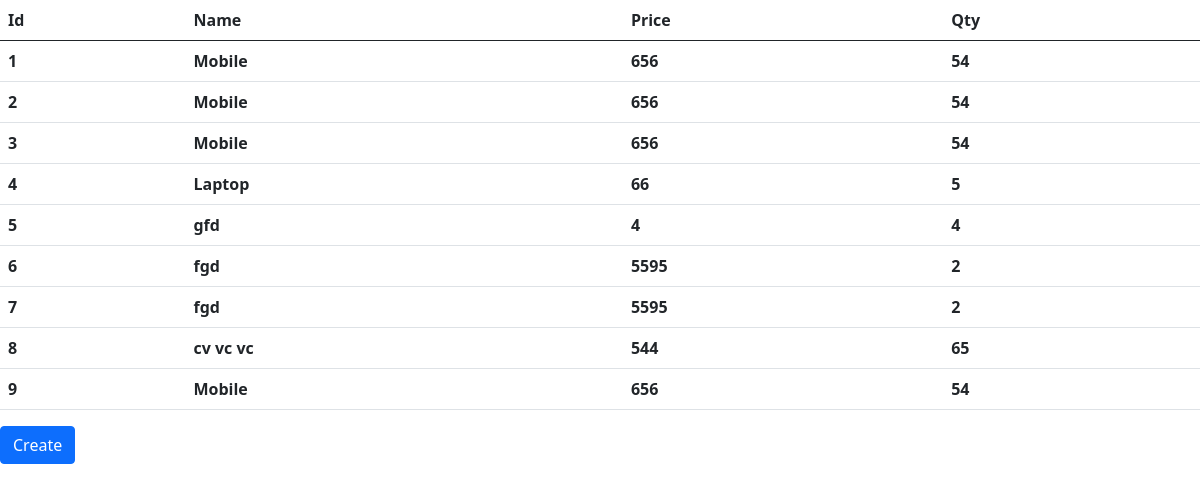
The page /show-pro/ on the database its author committed.
### app1/models.py (models this page shows)
class Product(models.Model):
    name = models.CharField(max_length=20)
    price = models.IntegerField()
    qty = models.IntegerField()
    class Meta:
        db_table = "prodcut"

### app1/views.py (the view)
# urls.py: path('show-pro/', views.get_data, name = 'show_pro'),
def get_data(request):
    obj = Product.objects.all()
    return render(request, 'show.html', {'obj' : obj})

### app1/templates/show.html (shortened to what this page needs)
<!DOCTYPE html>
<html lang="en">
<head>
    <link href="https://cdn.jsdelivr.net/npm/bootstrap@5.0.2/dist/css/bootstrap.min.css" rel="stylesheet">
</head>
<body>
    <table class="table">
        <thead>
            <th>Id</th>
            <th>Name</th>
            <th>Price</th>
            <th>Qty</th>
        </thead>
        {% for x in obj %}
        <tr>
            <th>{{x.id}}</th>
            <th>{{x.name}}</th>
            <th>{{x.price}}</th>
            <th>{{x.qty}}</th>
        </tr>
        {% endfor %}
    </table>
    <a href = "{% url 'create_csv'  %}" class="btn btn-primary" >Create</Create>
</body>
</html>

### rows shown on the page
Product: id "1", name "Mobile", price "656", qty "54"
Product: id "2", name "Mobile", price "656", qty "54"
Product: id "3", name "Mobile", price "656", qty "54"
Product: id "4", name "Laptop", price "66", qty "5"
Product: id "5", name "gfd", price "4", qty "4"
Product: id "6", name "fgd", price "5595", qty "2"
Product: id "7", name "fgd", price "5595", qty "2"
Product: id "8", name "cv vc vc", price "544", qty "65"
Product: id "9", name "Mobile", price "656", qty "54"
